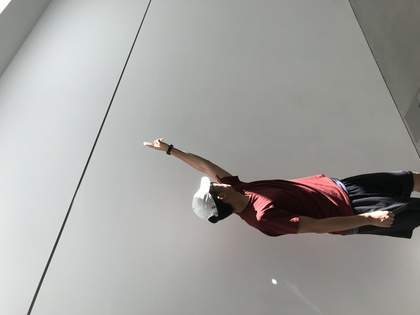
%> input picture exp.jpg, 420 x 315 px, shrunk from 4032 x 3024 before the run
$ octave histEqualization.m   (GNU Octave 9; MATLAB toolbox functions it lacks are replaced by stand-ins)
%> lines starting %> are read from the running program, lines starting %| are printed output that depends on the picture
clear all;
clc;

inImage = imread('exp.jpg');
%> inImage is the input picture: size 315x420x3 uint8; mean R, G, B 161.1, 160.3, 157.5
inImage = rgb2gray(inImage);
%> inImage: size 315x420 uint8

[height,width] = size(inImage);
%> height = 315; width = 420
tempImage = inImage;

% Get the original hist
inHist = zeros(1,256);
for i = 1:height
    for j = 1:width
        inHist(tempImage(i,j)+1)=inHist(tempImage(i,j)+1)+1; % the gary degree ranges from 0 to 255, but the index in matlab starts from 1, so '+1' in the code. 因为灰度值得分布是0-255，而索引只能从1开始
    end
end
%> after the loop, inHist = 256 values, max 3678 at index 149, min 0 at index 256, mean 516.8

% Accumulated
CDF = zeros(1,256);
CDF(1) = inHist(1);
for i = 2:256
    CDF(i) = inHist(i)+CDF(i-1);
end
%> after the loop, CDF = 256 values from 4 to 132300

% Calculate the new gray degree
for i=1:256
    % GLT(i) = floor(CDF(i)*256)+1;
    GLT(i) = floor(CDF(i)/(height*width)*255)+1; % It is no strict in  floor() + 1, you can change it to fix() round() ceil() or whatever  这个floor()+1没有影响，只要大概是一个取整函数就可以了
end
%> after the loop, GLT = 256 values from 1 to 256
GLT(256) = 256;

% Re-count from the scratch and get the new hist and new image
outHist = zeros(1,256);
outImage = zeros(height,width);

for i =1:height
    for j = 1:width
        outImage(i,j) = GLT(tempImage(i,j)+1)-1;
        outHist(outImage(i,j)+1)=outHist(outImage(i,j)+1)+1;
    end
end
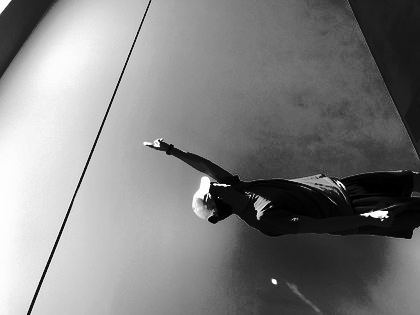
%> outImage: size 315x420 double; min 0, max 255, mean 128.3
%> after the loop, outHist = 256 values, max 3678 at index 84, min 0 at index 29, mean 516.8

outImage = uint8(outImage);
%> outImage: size 315x420 uint8

% Presentation
figure
subplot(2,2,1);
imshow(outImage);
title('outImage');
subplot(2,2,3);
stairs(outHist);
title('outHist');
subplot(2,2,2);
imshow(inImage);
title('inImage');
subplot(2,2,4);
stairs(inHist);
title('inHist');
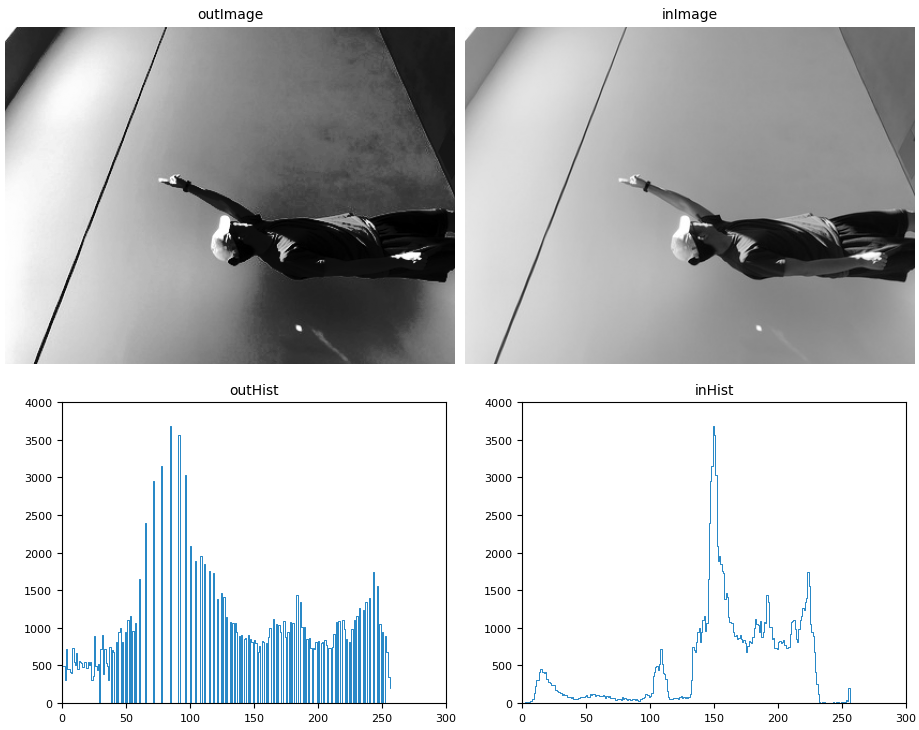
%> figure redrawn from the program's plot data, 4 panels
